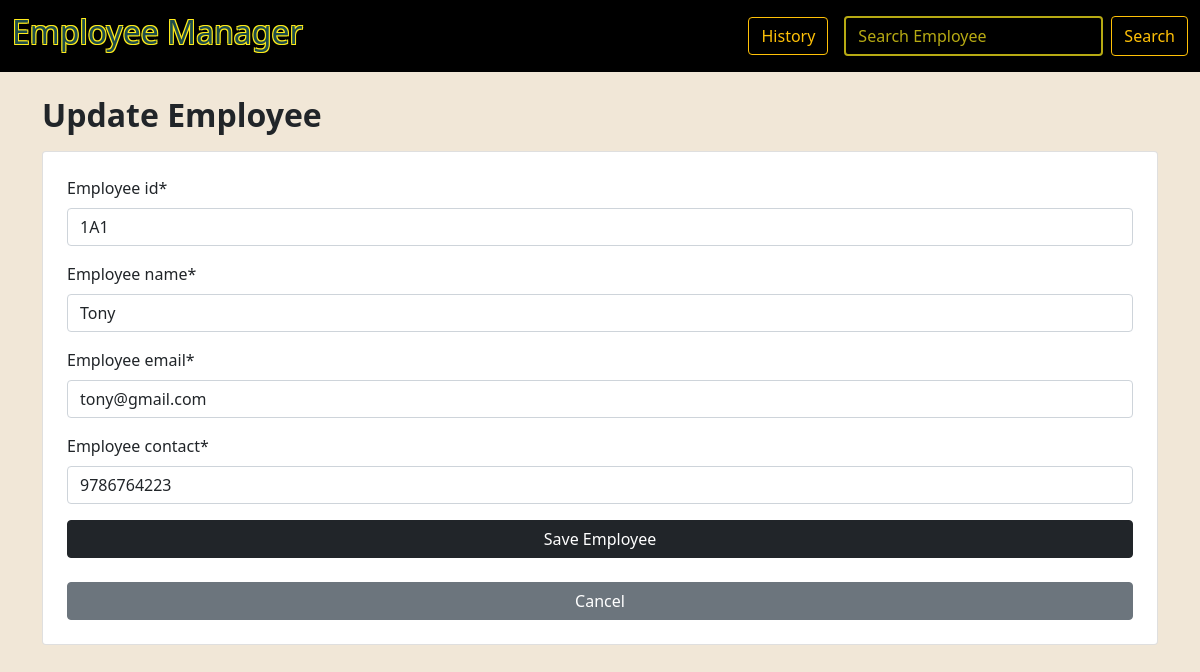
Screenshot of /update/2 with the database file from the repository.
### employee/models.py (models this page shows, shortened)
class Employee(models.Model):
    employee_id = models.CharField(max_length=50)
    employee_name = models.CharField(max_length=100)
    employee_email = models.EmailField()
    employee_contact = models.CharField(max_length=50)
    created_at = models.DateTimeField(auto_now_add=True)  # New field

### employee/views.py (the view)
# urls.py: path('update/<int:pk>',update_employee,name='update'),
def update_employee(request,pk):
    employee=Employee.objects.get(id=pk)
    if request.method=='POST':
        form=EmployeeForm(request.POST,instance=employee)
        if form.is_valid():
            form.save()
            return redirect('list')
    else:
        form=EmployeeForm(instance=employee)
    return render(request,'update.html',{'form':form})

### employee/forms.py
class EmployeeForm(forms.ModelForm):
    class  Meta:
        model = Employee
        fields ='__all__'

### employee/templates/update.html (shortened to what this page needs)
{% extends "base.html" %}
{%block content%}
{%load crispy_forms_tags%}
<h2 class="fw-bold mb-3">Update Employee</h2>
<form method="POST" class="form-group  card p-4">
    {{form| crispy}}
<button type="submit" class="btn btn-dark">Save Employee</button><br>
<a href="{% url 'list'%}" class="btn btn-secondary">Cancel</a>
</form>
{%endblock%}

### rows the page displays
Employee: employee_id "1A1", employee_name "Tony", employee_email "tony@gmail.com", employee_contact "9786764223"
